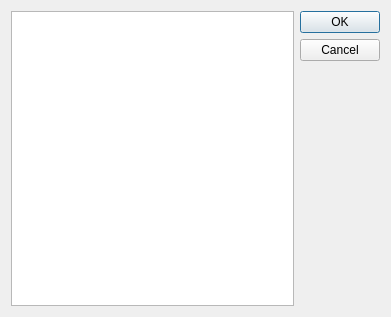
<?xml version="1.0" encoding="UTF-8"?>
<ui version="4.0">
 <class>AddDialog</class>
 <widget class="QDialog" name="AddDialog">
  <property name="geometry">
   <rect>
    <x>0</x>
    <y>0</y>
    <width>391</width>
    <height>317</height>
   </rect>
  </property>
  <property name="windowTitle">
   <string>Dialog</string>
  </property>
  <layout class="QHBoxLayout" name="horizontalLayout">
   <item>
    <widget class="QTextEdit" name="textEdit"/>
   </item>
   <item>
    <widget class="QDialogButtonBox" name="buttonBox">
     <property name="orientation">
      <enum>Qt::Vertical</enum>
     </property>
     <property name="standardButtons">
      <set>QDialogButtonBox::Cancel|QDialogButtonBox::Ok</set>
     </property>
    </widget>
   </item>
  </layout>
 </widget>
 <resources/>
 <connections>
  <connection>
   <sender>buttonBox</sender>
   <signal>accepted()</signal>
   <receiver>AddDialog</receiver>
   <slot>accept()</slot>
   <hints>
    <hint type="sourcelabel">
     <x>248</x>
     <y>254</y>
    </hint>
    <hint type="destinationlabel">
     <x>157</x>
     <y>274</y>
    </hint>
   </hints>
  </connection>
  <connection>
   <sender>buttonBox</sender>
   <signal>rejected()</signal>
   <receiver>AddDialog</receiver>
   <slot>reject()</slot>
   <hints>
    <hint type="sourcelabel">
     <x>316</x>
     <y>260</y>
    </hint>
    <hint type="destinationlabel">
     <x>286</x>
     <y>274</y>
    </hint>
   </hints>
  </connection>
 </connections>
</ui>
